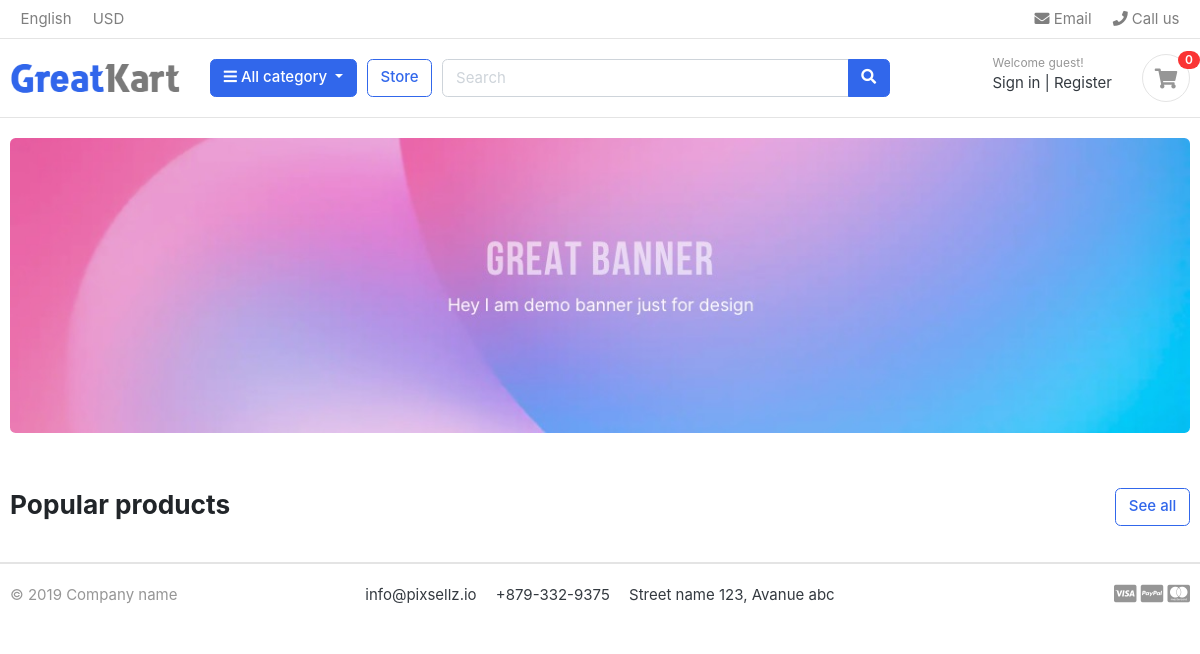
The app's page /, older data.
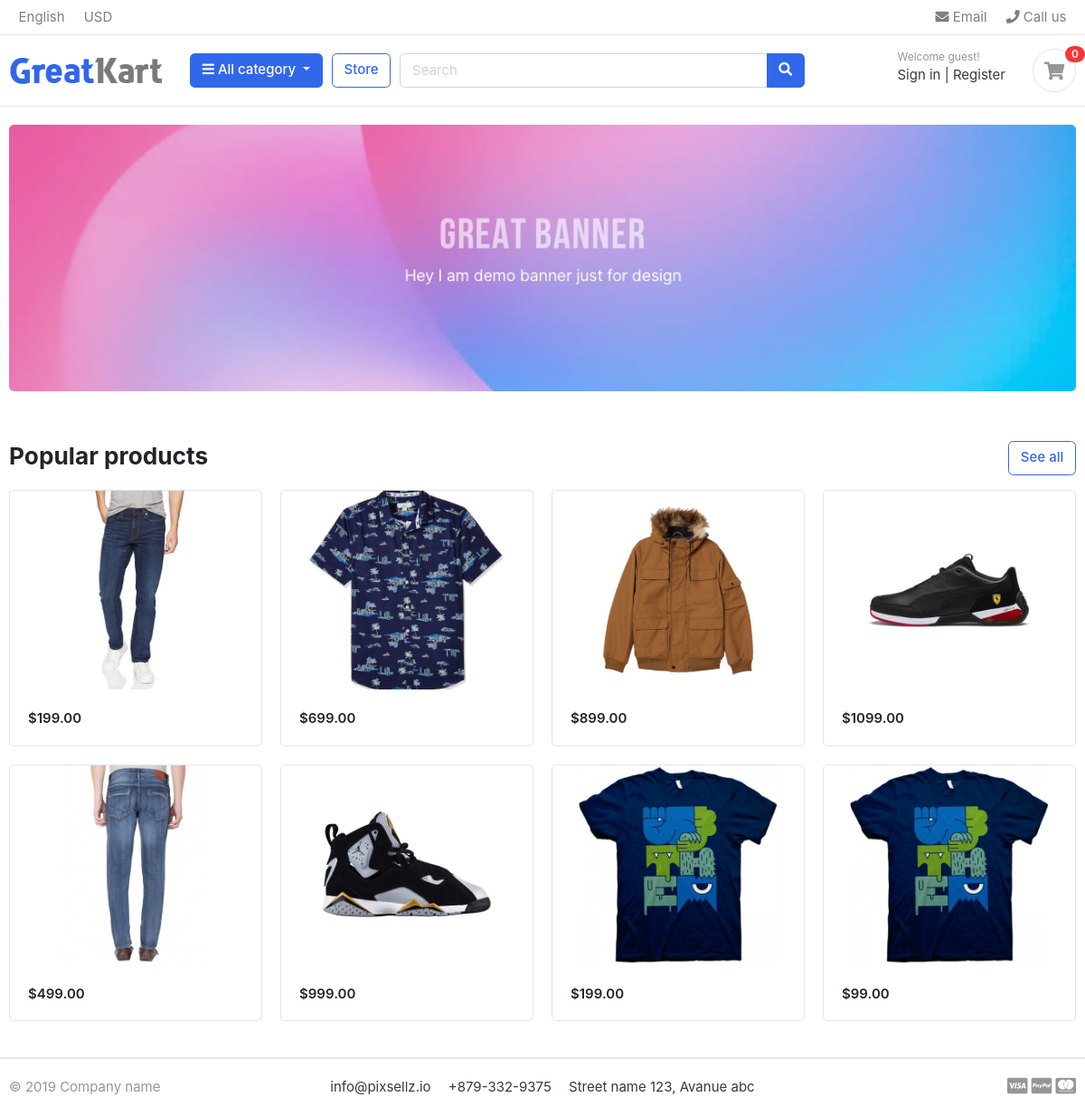
The same page, newer data.
### store/models.py (models this page shows, shortened)
class Product(models.Model):
    product_name    = models.CharField(max_length=200, unique=True)
    slug            = models.SlugField(max_length=200, unique=True)
    description     = models.TextField(max_length=500, blank=True)
    price           = models.IntegerField()
    images          = models.ImageField(upload_to='photos/products')
    stock           = models.IntegerField()
    is_available    = models.BooleanField(default=False)
    category        = models.ForeignKey(Category, on_delete=models.CASCADE)
    created_date    = models.DateTimeField(auto_now_add=True)
    modified_date   = models.DateTimeField(auto_now=True)

### greatkart/views.py (the view)
# urls.py: 2. Add a URL to urlpatterns:  path('', views.home, name='home')
def home(request):
    products = Product.objects.all().filter(is_available=True)
    context = {
        'products': products,
    }
    return render(request, 'home.html', context)

### templates/home.html (shortened to what this page needs)
{% extends 'base.html' %}
{% load static %}
{% block content %}
<section class="section-intro padding-y-sm">
<div class="container">
<div class="intro-banner-wrap">
	<img src="{% static 'images/banners/1.jpg' %}" class="img-fluid rounded">
</div>
</div>
</section>
<section class="section-name padding-y-sm">
<div class="container">
<header class="section-heading">
	<a href="./store.html" class="btn btn-outline-primary float-right">See all</a>
	<h3 class="section-title">Popular products</h3>
</header>
<div class="row">
	{% for product in products  %}
	<div class="col-md-3">
		<div class="card card-product-grid">
			<a href="./product-detail.html" class="img-wrap"> <img src="{{ product.images.url}}"> </a>
			<figcaption class="info-wrap">
				<div class="price mt-1">${{ product.price }}.00</div>
			</figcaption>
		</div>
	</div>
	{% endfor %}
	</div>
</div>
</section>
</body>
</html>
{% endblock %}

### templates/base.html (shortened to what this page needs)
{% load static %}
<!DOCTYPE HTML>
<html lang="en">
<head>
<link href="{% static 'css/bootstrap.css'%}" rel="stylesheet" type="text/css"/>
<link href="{% static 'fonts/fontawesome/css/all.min.css' %}" type="text/css" rel="stylesheet">
<link href="{% static 'css/ui.css' %}" rel="stylesheet" type="text/css"/>
<link href="{% static 'css/responsive.css' %}" rel="stylesheet" media="only screen and (max-width: 1200px)" />
</head>
<body>
  {% include 'includes/navbar.html' %}
    {% block content %}{% endblock %}
    {% include 'includes/footer.html' %}

### templates/includes/navbar.html (shortened to what this page needs)
{% load static %}
<header class="section-header">
    <nav class="navbar p-md-0 navbar-expand-sm navbar-light border-bottom">
    <div class="container">
      <div class="collapse navbar-collapse" id="navbarTop4">
        <ul class="navbar-nav mr-auto">
            <li class="nav-item dropdown">
                 <a href="#" class="nav-link">   English </a>
            </li>
            <li class="nav-item dropdown">
                <a href="#" class="nav-link"> USD </a>
            </li>
        </ul>
        <ul class="navbar-nav">
            <li><a href="#" class="nav-link"> <i class="fa fa-envelope"></i> Email </a></li>
            <li><a href="#" class="nav-link"> <i class="fa fa-phone"></i> Call us </a></li>
        </ul>
      </div>
    </div>
    </nav>
    <section class="header-main border-bottom">
        <div class="container">
    <div class="row align-items-center">
        <div class="col-lg-2 col-md-3 col-6">
            <a href="./" class="brand-wrap">
                <img class="logo" src="{% static './images/logo.png'%}">
            </a>
        </div>
        <div class="col-lg col-sm col-md col-6 flex-grow-0">
            <div class="category-wrap dropdown d-inline-block float-right">
                <button type="button" class="btn btn-primary dropdown-toggle" data-toggle="dropdown">
                    <i class="fa fa-bars"></i> All category
                </button>
            </div>
        </div>
        <a href="./store.html" class="btn btn-outline-primary">Store</a>
        <div class="col-lg  col-md-6 col-sm-12 col">
            <form action="#" class="search">
                <div class="input-group w-100">
                    <input type="text" class="form-control" style="width:60%;" placeholder="Search">
                    <div class="input-group-append">
                      <button class="btn btn-primary" type="submit">
                        <i class="fa fa-search"></i>
                      </button>
                    </div>
                </div>
            </form>
        </div>
        <div class="col-lg-3 col-sm-6 col-8 order-2 order-lg-3">
                    <div class="d-flex justify-content-end mb-3 mb-lg-0">
                        <div class="widget-header">
                            <small class="title text-muted">Welcome guest!</small>
                            <div>
                                <a href="./signin.html">Sign in</a> <span class="dark-transp"> | </span>
                                <a href="./register.html"> Register</a>
                            </div>
                        </div>
                        <a href="./cart.html" class="widget-header pl-3 ml-3">
                            <div class="icon icon-sm rounded-circle border"><i class="fa fa-shopping-cart"></i></div>
                            <span class="badge badge-pill badge-danger notify">0</span>
                        </a>
                    </div>
                </div>
    </div>
        </div>
    </section>
    </header>

### templates/includes/footer.html
{% load static %}
<footer class="section-footer border-top">
	<div class="container">
		<section class="footer-bottom border-top row">
			<div class="col-md-2">
				<p class="text-muted"> &copy 2019 Company name </p>
			</div>
			<div class="col-md-8 text-md-center">
				<span  class="px-2">info@pixsellz.io</span>
				<span  class="px-2">+879-332-9375</span>
				<span  class="px-2">Street name 123, Avanue abc</span>
			</div>
			<div class="col-md-2 text-md-right text-muted">
				<i class="fab fa-lg fa-cc-visa"></i>
				<i class="fab fa-lg fa-cc-paypal"></i>
				<i class="fab fa-lg fa-cc-mastercard"></i>
			</div>
		</section>
	</div>
</footer>

### greatkart/static/css/ui.css (style rules this page uses)
html { font-family: "Inter", sans-serif; font-size: 15px; }
.img-wrap { text-align: center; display: block; }
.img-wrap img { max-width: 100%; }
.icon-xs, .icon-sm, .icon-md, .icon-lg { display: inline-block; text-align: center; flex-shrink: 0; flex-grow: 0; }
.icon-sm { width: 48px; height: 48px; line-height: 48px !important; font-size: 20px; }
.padding-y-sm { padding-top: 20px; padding-bottom: 20px; }
.section-heading { margin-bottom: 20px; margin-top: 15px; }
.section-title { color: #212529; }
p:last-child { margin-bottom: 0; }
.header-main { position: relative; padding-top: 1rem; padding-bottom: 1rem; }
.brand-wrap .logo, .navbar-brand .logo { margin-right: 7px; max-height: 42px; display: inline-block; }
.widget-header { display: inline-block; vertical-align: middle; position: relative; }
.widget-header a { color: #343a40; }
.widget-header i { color: #969696; }
.widget-header .title { display: block; }
.widget-header .notify { position: absolute; top: -3px; right: -10px; }
.footer-bottom { padding-top: 20px; padding-bottom: 20px; }
[class*=card-product] .img-wrap { overflow: hidden; position: relative; }
[class*=card-product] .img-wrap img { height: 100%; max-width: 100%; width: auto; display: inline-block; -o-object-fit: cover; object-fit: cover; }
.card-product-grid { margin-bottom: 20px; }
.card-product-grid .img-wrap { border-radius: 0.2rem 0.2rem 0 0; height: 220px; }
.card-product-grid .info-wrap { overflow: hidden; padding: 18px 20px; }
.card .img-wrap { overflow: hidden; }
.notify { position: absolute; top: -4px; right: -10px; display: inline-block; padding: 0.25em 0.6em; font-size: 12px; line-height: 1; text-align: center; border-radius: 3rem; color: #fff; background-color: #fa3434; }
.price { font-weight: 600; color: #212529; }

Row changes from the older to the newer data that the page shows:
added Product: images (picture), price "199"
added Product: images (picture), price "699"
added Product: images (picture), price "899"
added Product: images (picture), price "1099"
added Product: images (picture), price "499"
added Product: images (picture), price "999"
added Product: images (picture), price "199"
added Product: images (picture), price "99"
